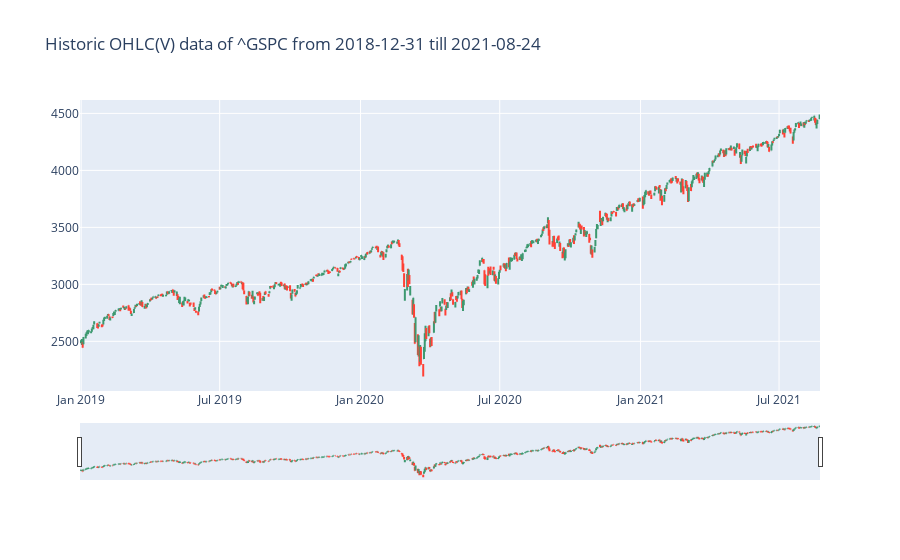

Notebook code for this chart:
### Code cell
fig1 = info_SP500.plot()
fig1.show()

### Figure 1 — Plotly figure (JSON) as saved in the notebook; plotly's stock layout.template omitted (floating-point values rounded to 4 significant figures; data arrays with more than 128 entries replaced by an {"elided": "..."} marker saying what was removed)
{"data": [{"close": {"elided": "667 float values"}, "high": {"elided": "667 float values"}, "low": {"elided": "667 float values"}, "name": "OHLC(V)", "open": {"elided": "667 float values"}, "type": "ohlc", "x": {"elided": "667 str values"}}], "layout": {"title": {"text": "Historic OHLC(V) data of ^GSPC from 2018-12-31 till 2021-08-24"}}}
